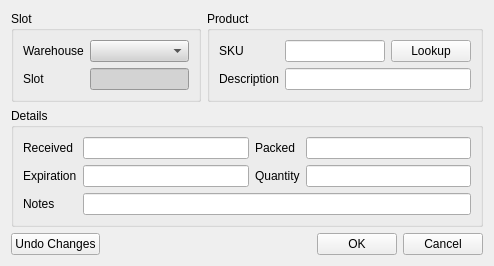
<?xml version="1.0" encoding="UTF-8"?>
<ui version="4.0">
 <class>UpdateDialog</class>
 <widget class="QDialog" name="UpdateDialog">
  <property name="geometry">
   <rect>
    <x>0</x>
    <y>0</y>
    <width>494</width>
    <height>263</height>
   </rect>
  </property>
  <property name="windowTitle">
   <string>Update Item</string>
  </property>
  <layout class="QGridLayout" name="gridLayout_4">
   <item row="0" column="0">
    <widget class="QGroupBox" name="groupBox_slot">
     <property name="title">
      <string>Slot</string>
     </property>
     <layout class="QGridLayout" name="gridLayout_2">
      <item row="0" column="0">
       <widget class="QLabel" name="label_slot_warehouse">
        <property name="text">
         <string>Warehouse</string>
        </property>
       </widget>
      </item>
      <item row="0" column="1">
       <widget class="QComboBox" name="comboBox_warehouse">
        <property name="styleSheet">
         <string notr="true">background-color: lightgrey;
border-color: darkgrey;</string>
        </property>
        <property name="editable">
         <bool>false</bool>
        </property>
        <property name="duplicatesEnabled">
         <bool>false</bool>
        </property>
       </widget>
      </item>
      <item row="1" column="0">
       <widget class="QLabel" name="label_slot_slot">
        <property name="text">
         <string>Slot</string>
        </property>
        <property name="buddy">
         <cstring>lineEdit_slot_slot</cstring>
        </property>
       </widget>
      </item>
      <item row="1" column="1">
       <widget class="QLineEdit" name="lineEdit_slot_slot">
        <property name="styleSheet">
         <string notr="true">background-color: lightgrey;
border-color: darkgrey;</string>
        </property>
        <property name="readOnly">
         <bool>true</bool>
        </property>
       </widget>
      </item>
     </layout>
    </widget>
   </item>
   <item row="0" column="1">
    <widget class="QGroupBox" name="groupBox_product">
     <property name="title">
      <string>Product</string>
     </property>
     <layout class="QGridLayout" name="gridLayout_3">
      <item row="0" column="0">
       <widget class="QLabel" name="label_product_sku">
        <property name="text">
         <string>SKU</string>
        </property>
        <property name="buddy">
         <cstring>lineEdit_product_sku</cstring>
        </property>
       </widget>
      </item>
      <item row="0" column="1">
       <widget class="QLineEdit" name="lineEdit_product_sku">
        <property name="enabled">
         <bool>true</bool>
        </property>
        <property name="placeholderText">
         <string/>
        </property>
       </widget>
      </item>
      <item row="0" column="2">
       <widget class="QPushButton" name="pushButton_product_lookup">
        <property name="text">
         <string>Lookup</string>
        </property>
        <property name="autoDefault">
         <bool>false</bool>
        </property>
       </widget>
      </item>
      <item row="1" column="0">
       <widget class="QLabel" name="label_product_description">
        <property name="text">
         <string>Description</string>
        </property>
        <property name="buddy">
         <cstring>lineEdit_product_description</cstring>
        </property>
       </widget>
      </item>
      <item row="1" column="1" colspan="2">
       <widget class="QLineEdit" name="lineEdit_product_description">
        <property name="enabled">
         <bool>true</bool>
        </property>
        <property name="readOnly">
         <bool>true</bool>
        </property>
        <property name="placeholderText">
         <string/>
        </property>
       </widget>
      </item>
     </layout>
    </widget>
   </item>
   <item row="1" column="0" colspan="2">
    <widget class="QGroupBox" name="groupBox">
     <property name="title">
      <string>Details</string>
     </property>
     <layout class="QGridLayout" name="gridLayout">
      <item row="0" column="0">
       <widget class="QLabel" name="label_date_received">
        <property name="text">
         <string>Received</string>
        </property>
        <property name="buddy">
         <cstring>lineEdit_date_received</cstring>
        </property>
       </widget>
      </item>
      <item row="0" column="1">
       <widget class="QLineEdit" name="lineEdit_date_received"/>
      </item>
      <item row="0" column="2">
       <widget class="QLabel" name="label_date_packed">
        <property name="text">
         <string>Packed</string>
        </property>
        <property name="buddy">
         <cstring>lineEdit_date_packed</cstring>
        </property>
       </widget>
      </item>
      <item row="0" column="3">
       <widget class="QLineEdit" name="lineEdit_date_packed"/>
      </item>
      <item row="1" column="0">
       <widget class="QLabel" name="label_date_expiration">
        <property name="text">
         <string>Expiration</string>
        </property>
        <property name="buddy">
         <cstring>lineEdit_date_expiration</cstring>
        </property>
       </widget>
      </item>
      <item row="1" column="1">
       <widget class="QLineEdit" name="lineEdit_date_expiration"/>
      </item>
      <item row="1" column="2">
       <widget class="QLabel" name="label_quantity">
        <property name="text">
         <string>Quantity</string>
        </property>
        <property name="buddy">
         <cstring>lineEdit_quantity</cstring>
        </property>
       </widget>
      </item>
      <item row="1" column="3">
       <widget class="QLineEdit" name="lineEdit_quantity"/>
      </item>
      <item row="2" column="0">
       <widget class="QLabel" name="label_details_notes">
        <property name="text">
         <string>Notes</string>
        </property>
        <property name="buddy">
         <cstring>lineEdit_details_notes</cstring>
        </property>
       </widget>
      </item>
      <item row="2" column="1" colspan="3">
       <widget class="QLineEdit" name="lineEdit_details_notes"/>
      </item>
     </layout>
    </widget>
   </item>
   <item row="2" column="0" colspan="2">
    <layout class="QHBoxLayout" name="horizontalLayout">
     <item>
      <widget class="QPushButton" name="pushButton_clear">
       <property name="text">
        <string>Undo Changes</string>
       </property>
       <property name="autoDefault">
        <bool>false</bool>
       </property>
      </widget>
     </item>
     <item>
      <spacer name="horizontalSpacer">
       <property name="orientation">
        <enum>Qt::Horizontal</enum>
       </property>
       <property name="sizeHint" stdset="0">
        <size>
         <width>40</width>
         <height>20</height>
        </size>
       </property>
      </spacer>
     </item>
     <item>
      <widget class="QPushButton" name="pushButton_ok">
       <property name="text">
        <string>OK</string>
       </property>
       <property name="autoDefault">
        <bool>false</bool>
       </property>
      </widget>
     </item>
     <item>
      <widget class="QPushButton" name="pushButton_cancel">
       <property name="text">
        <string>Cancel</string>
       </property>
       <property name="autoDefault">
        <bool>false</bool>
       </property>
      </widget>
     </item>
    </layout>
   </item>
  </layout>
 </widget>
 <tabstops>
  <tabstop>lineEdit_slot_slot</tabstop>
  <tabstop>lineEdit_product_sku</tabstop>
  <tabstop>pushButton_product_lookup</tabstop>
  <tabstop>lineEdit_product_description</tabstop>
  <tabstop>lineEdit_date_received</tabstop>
  <tabstop>lineEdit_date_packed</tabstop>
  <tabstop>lineEdit_date_expiration</tabstop>
  <tabstop>lineEdit_quantity</tabstop>
  <tabstop>lineEdit_details_notes</tabstop>
  <tabstop>pushButton_clear</tabstop>
  <tabstop>pushButton_ok</tabstop>
 </tabstops>
 <resources/>
 <connections>
  <connection>
   <sender>lineEdit_quantity</sender>
   <signal>returnPressed()</signal>
   <receiver>pushButton_ok</receiver>
   <slot>click()</slot>
   <hints>
    <hint type="sourcelabel">
     <x>252</x>
     <y>379</y>
    </hint>
    <hint type="destinationlabel">
     <x>676</x>
     <y>523</y>
    </hint>
   </hints>
  </connection>
 </connections>
</ui>
